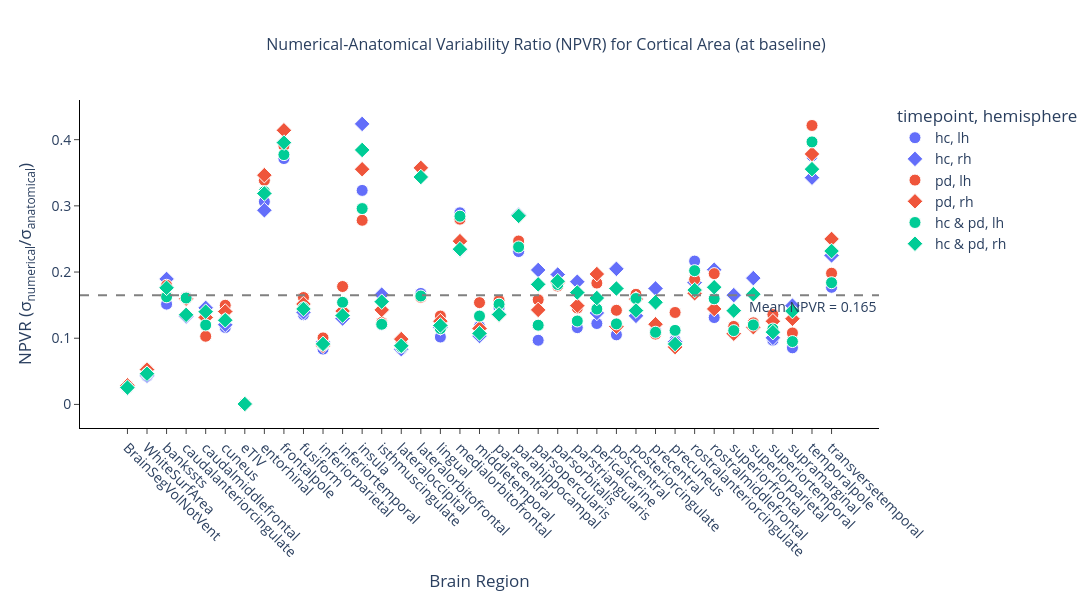
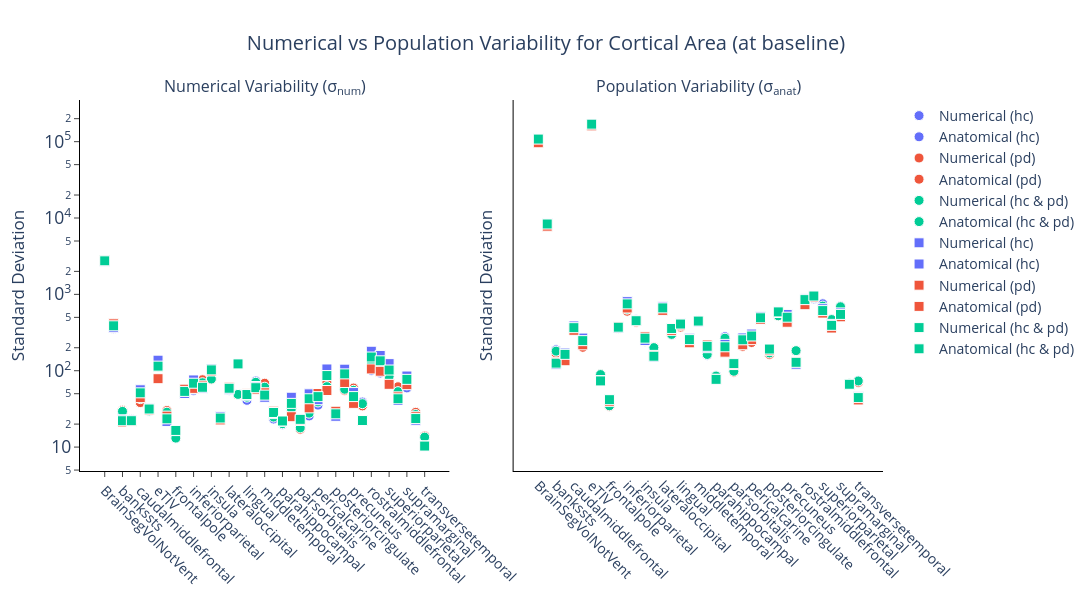

Notebook code for these charts, in order:
### Markdown cell above
### Baseline HC+PD

### Code cell
pop_hc_baseline, pop_pd_baseline = get_population(df, df_cohort, visit="first")
pop_hc_followup, pop_pd_followup = get_population(df, df_cohort, visit="second")

pop_hc = pop_hc_baseline
pop_pd = pop_pd_baseline
pop_all = np.concatenate([pop_hc_baseline, pop_pd_baseline])

config = NpvrConfig(
    metric=METRIC,
    bilateral=False,
    change=False,
    csv_dir=csv_dir,
    figures_dir=figures_dir,
    regions_template=regions_template,
    anondir=anondir,
    title_suffix="Cortical",
    timepoint="baseline",
)

_ = generate_npvr(
    get_stats_metric=get_stats_metric,
    pop1=pop_hc,
    pop2=pop_pd,
    pop_all=pop_all,
    pop1_name="hc",
    pop2_name="pd",
    config=config,
)

pop_hc = pop_hc_followup
pop_pd = pop_pd_followup
pop_all = np.concatenate([pop_hc_followup, pop_pd_followup])

config = NpvrConfig(
    metric=METRIC,
    bilateral=False,
    change=False,
    csv_dir=csv_dir,
    figures_dir=figures_dir,
    regions_template=regions_template,
    anondir=anondir,
    title_suffix="Cortical",
    timepoint="followup",
)

_ = generate_npvr(
    get_stats_metric=get_stats_metric,
    pop1=pop_hc,
    pop2=pop_pd,
    pop_all=pop_all,
    pop1_name="hc",
    pop2_name="pd",
    config=config,
)

### Figure 1 — Plotly figure (JSON) as saved in the notebook; plotly's stock layout.template omitted (floating-point values rounded to 4 significant figures)
{"data": [{"customdata": [[2720.0, 109900.0], [356.0, 8380.0], [28.49, 188.0], [23.09, 142.2], [46.69, 341.8], [29.18, 251.0], [137.5, 170000.0], [27.29, 89.13], [12.94, 34.84], [49.39, 364.4], [55.27, 661.4], [63.78, 464.2], [78.88, 244.0], [23.59, 196.0], [55.62, 668.3], [49.27, 293.9], [40.94, 402.1], [73.35, 253.3], [53.7, 455.6], [23.28, 159.7], [19.8, 85.71], [27.1, 279.6], [18.42, 99.97], [25.56, 220.4], [35.45, 290.0], [53.33, 507.4], [27.51, 168.3], [58.75, 525.3], [52.01, 533.6], [38.86, 179.5], [101.0, 769.6], [93.24, 873.3], [89.29, 752.8], [45.14, 465.2], [59.54, 696.3], [25.14, 66.92], [13.12, 74.16]], "hovertemplate": "<b>%{hovertext}</b><br><br>timepoint=hc<br>hemisphere=lh<br>region=%{x}<br>NPVR=%{y:.3f}<br>num=%{customdata[0]:.2e}<br>anat=%{customdata[1]:.2e}<extra></extra>", "hovertext": ["BrainSegVolNotVent", "WhiteSurfArea", "bankssts", "caudalanteriorcingulate", "caudalmiddlefrontal", "cuneus", "eTIV", "entorhinal", "frontalpole", "fusiform", "inferiorparietal", "inferiortemporal", "insula", "isthmuscingulate", "lateraloccipital", "lateralorbitofrontal", "lingual", "medialorbitofrontal", "middletemporal", "paracentral", "parahippocampal", "parsopercularis", "parsorbitalis", "parstriangularis", "pericalcarine", "postcentral", "posteriorcingulate", "precentral", "precuneus", "rostralanteriorcingulate", "rostralmiddlefrontal", "superiorfrontal", "superiorparietal", "superiortemporal", "supramarginal", "temporalpole", "transversetemporal"], "legendgroup": "hc, lh", "marker": {"color": "#636efa", "line": {"color": "white", "width": 1}, "size": 12, "symbol": "circle"}, "mode": "markers", "name": "hc, lh", "orientation": "v", "showlegend": true, "type": "scatter", "x": ["BrainSegVolNotVent", "WhiteSurfArea", "bankssts", "caudalanteriorcingulate", "caudalmiddlefrontal", "cuneus", "eTIV", "entorhinal", "frontalpole", "fusiform", "inferiorparietal", "inferiortemporal", "insula", "isthmuscingulate", "lateraloccipital", "lateralorbitofrontal", "lingual", "medialorbitofrontal", "middletemporal", "paracentral", "parahippocampal", "parsopercularis", "parsorbitalis", "parstriangularis", "pericalcarine", "postcentral", "posteriorcingulate", "precentral", "precuneus", "rostralanteriorcingulate", "rostralmiddlefrontal", "superiorfrontal", "superiorparietal", "superiortemporal", "supramarginal", "temporalpole", "transversetemporal"], "xaxis": "x", "y": [0.02476, 0.04248, 0.1515, 0.1624, 0.1366, 0.1163, 0.0008089, 0.3061, 0.3715, 0.1355, 0.08357, 0.1374, 0.3233, 0.1203, 0.08322, 0.1677, 0.1018, 0.2895, 0.1179, 0.1458, 0.231, 0.09691, 0.1843, 0.116, 0.1223, 0.1051, 0.1634, 0.1118, 0.09748, 0.2165, 0.1312, 0.1068, 0.1186, 0.09703, 0.0855, 0.3757, 0.1769], "yaxis": "y"}, {"customdata": [[2720.0, 109900.0], [366.7, 8450.0], [22.78, 120.2], [22.61, 170.3], [56.31, 386.0], [32.2, 267.6], [137.5, 170000.0], [21.66, 73.86], [16.59, 41.96], [50.32, 361.4], [75.73, 803.5], [58.38, 449.7], [105.4, 248.6], [25.06, 151.1], [57.35, 687.2], [124.6, 362.1], [47.76, 412.2], [62.11, 266.2], [44.86, 434.2], [27.43, 200.3], [21.94, 76.58], [44.98, 221.4], [23.65, 120.5], [49.82, 268.7], [41.79, 302.3], [105.4, 514.6], [25.3, 189.1], [104.9, 598.7], [51.78, 546.1], [22.41, 121.7], [180.1, 884.7], [158.5, 960.2], [123.8, 648.9], [40.7, 404.6], [85.25, 571.4], [22.46, 65.58], [10.27, 45.61]], "hovertemplate": "<b>%{hovertext}</b><br><br>timepoint=hc<br>hemisphere=rh<br>region=%{x}<br>NPVR=%{y:.3f}<br>num=%{customdata[0]:.2e}<br>anat=%{customdata[1]:.2e}<extra></extra>", "hovertext": ["BrainSegVolNotVent", "WhiteSurfArea", "bankssts", "caudalanteriorcingulate", "caudalmiddlefrontal", "cuneus", "eTIV", "entorhinal", "frontalpole", "fusiform", "inferiorparietal", "inferiortemporal", "insula", "isthmuscingulate", "lateraloccipital", "lateralorbitofrontal", "lingual", "medialorbitofrontal", "middletemporal", "paracentral", "parahippocampal", "parsopercularis", "parsorbitalis", "parstriangularis", "pericalcarine", "postcentral", "posteriorcingulate", "precentral", "precuneus", "rostralanteriorcingulate", "rostralmiddlefrontal", "superiorfrontal", "superiorparietal", "superiortemporal", "supramarginal", "temporalpole", "transversetemporal"], "legendgroup": "hc, rh", "marker": {"color": "#636efa", "line": {"color": "white", "width": 1}, "size": 12, "symbol": "diamond"}, "mode": "markers", "name": "hc, rh", "orientation": "v", "showlegend": true, "type": "scatter", "x": ["BrainSegVolNotVent", "WhiteSurfArea", "bankssts", "caudalanteriorcingulate", "caudalmiddlefrontal", "cuneus", "eTIV", "entorhinal", "frontalpole", "fusiform", "inferiorparietal", "inferiortemporal", "insula", "isthmuscingulate", "lateraloccipital", "lateralorbitofrontal", "lingual", "medialorbitofrontal", "middletemporal", "paracentral", "parahippocampal", "parsopercularis", "parsorbitalis", "parstriangularis", "pericalcarine", "postcentral", "posteriorcingulate", "precentral", "precuneus", "rostralanteriorcingulate", "rostralmiddlefrontal", "superiorfrontal", "superiorparietal", "superiortemporal", "supramarginal", "temporalpole", "transversetemporal"], "xaxis": "x", "y": [0.02476, 0.04339, 0.1895, 0.1328, 0.1459, 0.1203, 0.0008089, 0.2933, 0.3953, 0.1393, 0.09425, 0.1298, 0.4238, 0.1658, 0.08346, 0.3441, 0.1159, 0.2333, 0.1033, 0.1369, 0.2866, 0.2031, 0.1963, 0.1854, 0.1382, 0.2048, 0.1338, 0.1752, 0.09481, 0.1842, 0.2035, 0.1651, 0.1908, 0.1006, 0.1492, 0.3426, 0.2251], "yaxis": "y"}, {"customdata": [[2783.0, 96660.0], [416.8, 7833.0], [30.34, 168.6], [21.59, 133.9], [38.25, 371.4], [30.34, 202.6], [78.64, 161000.0], [30.17, 89.1], [13.29, 34.03], [57.4, 355.4], [60.45, 601.3], [76.22, 427.9], [76.61, 275.4], [25.13, 203.1], [58.11, 622.1], [48.61, 300.4], [49.73, 372.6], [66.91, 239.1], [68.61, 446.1], [26.38, 168.0], [20.84, 84.42], [37.0, 234.2], [17.1, 95.59], [30.32, 208.1], [42.9, 234.0], [70.94, 498.8], [27.21, 163.5], [55.2, 519.7], [59.31, 427.0], [34.62, 183.3], [144.6, 731.9], [110.8, 940.5], [77.56, 629.1], [61.7, 454.4], [71.86, 665.7], [28.51, 67.66], [13.94, 70.32]], "hovertemplate": "<b>%{hovertext}</b><br><br>timepoint=pd<br>hemisphere=lh<br>region=%{x}<br>NPVR=%{y:.3f}<br>num=%{customdata[0]:.2e}<br>anat=%{customdata[1]:.2e}<extra></extra>", "hovertext": ["BrainSegVolNotVent", "WhiteSurfArea", "bankssts", "caudalanteriorcingulate", "caudalmiddlefrontal", "cuneus", "eTIV", "entorhinal", "frontalpole", "fusiform", "inferiorparietal", "inferiortemporal", "insula", "isthmuscingulate", "lateraloccipital", "lateralorbitofrontal", "lingual", "medialorbitofrontal", "middletemporal", "paracentral", "parahippocampal", "parsopercularis", "parsorbitalis", "parstriangularis", "pericalcarine", "postcentral", "posteriorcingulate", "precentral", "precuneus", "rostralanteriorcingulate", "rostralmiddlefrontal", "superiorfrontal", "superiorparietal", "superiortemporal", "supramarginal", "temporalpole", "transversetemporal"], "legendgroup": "pd, lh", "marker": {"color": "#EF553B", "line": {"color": "white", "width": 1}, "size": 12, "symbol": "circle"}, "mode": "markers", "name": "pd, lh", "orientation": "v", "showlegend": true, "type": "scatter", "x": ["BrainSegVolNotVent", "WhiteSurfArea", "bankssts", "caudalanteriorcingulate", "caudalmiddlefrontal", "cuneus", "eTIV", "entorhinal", "frontalpole", "fusiform", "inferiorparietal", "inferiortemporal", "insula", "isthmuscingulate", "lateraloccipital", "lateralorbitofrontal", "lingual", "medialorbitofrontal", "middletemporal", "paracentral", "parahippocampal", "parsopercularis", "parsorbitalis", "parstriangularis", "pericalcarine", "postcentral", "posteriorcingulate", "precentral", "precuneus", "rostralanteriorcingulate", "rostralmiddlefrontal", "superiorfrontal", "superiorparietal", "superiortemporal", "supramarginal", "temporalpole", "transversetemporal"], "xaxis": "x", "y": [0.02879, 0.05321, 0.18, 0.1613, 0.103, 0.1498, 0.0004884, 0.3386, 0.3907, 0.1615, 0.1005, 0.1781, 0.2782, 0.1238, 0.09341, 0.1618, 0.1335, 0.2799, 0.1538, 0.157, 0.2469, 0.158, 0.1789, 0.1457, 0.1833, 0.1422, 0.1664, 0.1062, 0.1389, 0.1889, 0.1976, 0.1178, 0.1233, 0.1358, 0.1079, 0.4214, 0.1982], "yaxis": "y"}, {"customdata": [[2783.0, 96660.0], [411.4, 7815.0], [21.3, 129.1], [21.59, 135.1], [44.45, 338.2], [30.67, 218.5], [78.64, 161000.0], [25.43, 73.42], [16.45, 39.71], [57.33, 378.0], [58.71, 663.1], [63.39, 449.5], [99.23, 279.2], [22.68, 158.8], [60.83, 616.6], [120.7, 337.8], [49.95, 397.0], [57.21, 232.0], [51.45, 448.1], [29.5, 217.9], [21.98, 77.21], [24.98, 174.9], [22.32, 121.5], [32.63, 218.6], [50.29, 255.4], [55.03, 468.1], [29.49, 185.1], [70.14, 578.7], [37.34, 431.1], [22.08, 131.5], [105.5, 731.6], [98.45, 921.3], [66.33, 568.4], [45.46, 361.9], [65.67, 507.4], [24.98, 66.03], [10.36, 41.43]], "hovertemplate": "<b>%{hovertext}</b><br><br>timepoint=pd<br>hemisphere=rh<br>region=%{x}<br>NPVR=%{y:.3f}<br>num=%{customdata[0]:.2e}<br>anat=%{customdata[1]:.2e}<extra></extra>", "hovertext": ["BrainSegVolNotVent", "WhiteSurfArea", "bankssts", "caudalanteriorcingulate", "caudalmiddlefrontal", "cuneus", "eTIV", "entorhinal", "frontalpole", "fusiform", "inferiorparietal", "inferiortemporal", "insula", "isthmuscingulate", "lateraloccipital", "lateralorbitofrontal", "lingual", "medialorbitofrontal", "middletemporal", "paracentral", "parahippocampal", "parsopercularis", "parsorbitalis", "parstriangularis", "pericalcarine", "postcentral", "posteriorcingulate", "precentral", "precuneus", "rostralanteriorcingulate", "rostralmiddlefrontal", "superiorfrontal", "superiorparietal", "superiortemporal", "supramarginal", "temporalpole", "transversetemporal"], "legendgroup": "pd, rh", "marker": {"color": "#EF553B", "line": {"color": "white", "width": 1}, "size": 12, "symbol": "diamond"}, "mode": "markers", "name": "pd, rh", "orientation": "v", "showlegend": true, "type": "scatter", "x": ["BrainSegVolNotVent", "WhiteSurfArea", "bankssts", "caudalanteriorcingulate", "caudalmiddlefrontal", "cuneus", "eTIV", "entorhinal", "frontalpole", "fusiform", "inferiorparietal", "inferiortemporal", "insula", "isthmuscingulate", "lateraloccipital", "lateralorbitofrontal", "lingual", "medialorbitofrontal", "middletemporal", "paracentral", "parahippocampal", "parsopercularis", "parsorbitalis", "parstriangularis", "pericalcarine", "postcentral", "posteriorcingulate", "precentral", "precuneus", "rostralanteriorcingulate", "rostralmiddlefrontal", "superiorfrontal", "superiorparietal", "superiortemporal", "supramarginal", "temporalpole", "transversetemporal"], "xaxis": "x", "y": [0.02879, 0.05265, 0.165, 0.1597, 0.1314, 0.1404, 0.0004884, 0.3464, 0.4141, 0.1517, 0.08854, 0.141, 0.3553, 0.1428, 0.09866, 0.3574, 0.1258, 0.2467, 0.1148, 0.1354, 0.2847, 0.1428, 0.1837, 0.1492, 0.197, 0.1176, 0.1593, 0.1212, 0.08662, 0.1679, 0.1442, 0.1069, 0.1167, 0.1256, 0.1294, 0.3783, 0.25], "yaxis": "y"}, {"customdata": [[2748.0, 108100.0], [384.5, 8314.0], [29.34, 180.5], [22.43, 139.5], [43.1, 359.3], [29.71, 232.2], [114.8, 169500.0], [28.62, 89.04], [13.1, 34.72], [53.14, 364.2], [57.66, 640.3], [69.65, 451.6], [77.86, 263.2], [24.29, 200.6], [56.75, 654.8], [48.98, 299.0], [45.1, 393.9], [70.53, 248.0], [60.86, 455.8], [24.72, 163.3], [20.27, 85.21], [31.93, 266.7], [17.84, 98.44], [27.8, 220.6], [38.98, 270.5], [61.87, 508.5], [27.37, 171.1], [57.18, 524.2], [55.41, 495.3], [37.01, 183.2], [122.5, 767.8], [101.5, 910.4], [84.22, 702.0], [53.23, 467.5], [65.36, 688.2], [26.71, 67.34], [13.5, 73.4]], "hovertemplate": "<b>%{hovertext}</b><br><br>timepoint=hc & pd<br>hemisphere=lh<br>region=%{x}<br>NPVR=%{y:.3f}<br>num=%{customdata[0]:.2e}<br>anat=%{customdata[1]:.2e}<extra></extra>", "hovertext": ["BrainSegVolNotVent", "WhiteSurfArea", "bankssts", "caudalanteriorcingulate", "caudalmiddlefrontal", "cuneus", "eTIV", "entorhinal", "frontalpole", "fusiform", "inferiorparietal", "inferiortemporal", "insula", "isthmuscingulate", "lateraloccipital", "lateralorbitofrontal", "lingual", "medialorbitofrontal", "middletemporal", "paracentral", "parahippocampal", "parsopercularis", "parsorbitalis", "parstriangularis", "pericalcarine", "postcentral", "posteriorcingulate", "precentral", "precuneus", "rostralanteriorcingulate", "rostralmiddlefrontal", "superiorfrontal", "superiorparietal", "superiortemporal", "supramarginal", "temporalpole", "transversetemporal"], "legendgroup": "hc & pd, lh", "marker": {"color": "#00cc96", "line": {"color": "white", "width": 1}, "size": 12, "symbol": "circle"}, "mode": "markers", "name": "hc & pd, lh", "orientation": "v", "showlegend": true, "type": "scatter", "x": ["BrainSegVolNotVent", "WhiteSurfArea", "bankssts", "caudalanteriorcingulate", "caudalmiddlefrontal", "cuneus", "eTIV", "entorhinal", "frontalpole", "fusiform", "inferiorparietal", "inferiortemporal", "insula", "isthmuscingulate", "lateraloccipital", "lateralorbitofrontal", "lingual", "medialorbitofrontal", "middletemporal", "paracentral", "parahippocampal", "parsopercularis", "parsorbitalis", "parstriangularis", "pericalcarine", "postcentral", "posteriorcingulate", "precentral", "precuneus", "rostralanteriorcingulate", "rostralmiddlefrontal", "superiorfrontal", "superiorparietal", "superiortemporal", "supramarginal", "temporalpole", "transversetemporal"], "xaxis": "x", "y": [0.02543, 0.04624, 0.1625, 0.1608, 0.12, 0.1279, 0.0006775, 0.3214, 0.3774, 0.1459, 0.09005, 0.1542, 0.2959, 0.1211, 0.08667, 0.1638, 0.1145, 0.2844, 0.1335, 0.1514, 0.2379, 0.1197, 0.1812, 0.126, 0.1441, 0.1217, 0.16, 0.1091, 0.1119, 0.2021, 0.1596, 0.1115, 0.12, 0.1139, 0.09498, 0.3966, 0.1839], "yaxis": "y"}, {"customdata": [[2748.0, 108100.0], [387.4, 8349.0], [22.13, 125.6], [22.16, 163.7], [51.32, 366.3], [31.52, 247.8], [114.8, 169500.0], [23.43, 73.53], [16.52, 41.78], [53.58, 371.6], [68.61, 750.7], [60.68, 451.8], [102.6, 267.0], [24.02, 154.8], [58.94, 665.2], [122.9, 357.6], [48.76, 408.6], [59.96, 255.6], [47.93, 446.8], [28.38, 208.9], [21.96, 77.09], [37.34, 205.8], [23.06, 123.9], [42.95, 254.1], [45.81, 284.9], [86.46, 493.8], [27.26, 192.3], [90.94, 589.5], [45.85, 502.5], [22.26, 128.9], [151.2, 853.9], [134.9, 952.1], [102.1, 613.0], [42.91, 392.9], [77.07, 546.3], [23.63, 66.47], [10.31, 44.49]], "hovertemplate": "<b>%{hovertext}</b><br><br>timepoint=hc & pd<br>hemisphere=rh<br>region=%{x}<br>NPVR=%{y:.3f}<br>num=%{customdata[0]:.2e}<br>anat=%{customdata[1]:.2e}<extra></extra>", "hovertext": ["BrainSegVolNotVent", "WhiteSurfArea", "bankssts", "caudalanteriorcingulate", "caudalmiddlefrontal", "cuneus", "eTIV", "entorhinal", "frontalpole", "fusiform", "inferiorparietal", "inferiortemporal", "insula", "isthmuscingulate", "lateraloccipital", "lateralorbitofrontal", "lingual", "medialorbitofrontal", "middletemporal", "paracentral", "parahippocampal", "parsopercularis", "parsorbitalis", "parstriangularis", "pericalcarine", "postcentral", "posteriorcingulate", "precentral", "precuneus", "rostralanteriorcingulate", "rostralmiddlefrontal", "superiorfrontal", "superiorparietal", "superiortemporal", "supramarginal", "temporalpole", "transversetemporal"], "legendgroup": "hc & pd, rh", "marker": {"color": "#00cc96", "line": {"color": "white", "width": 1}, "size": 12, "symbol": "diamond"}, "mode": "markers", "name": "hc & pd, rh", "orientation": "v", "showlegend": true, "type": "scatter", "x": ["BrainSegVolNotVent", "WhiteSurfArea", "bankssts", "caudalanteriorcingulate", "caudalmiddlefrontal", "cuneus", "eTIV", "entorhinal", "frontalpole", "fusiform", "inferiorparietal", "inferiortemporal", "insula", "isthmuscingulate", "lateraloccipital", "lateralorbitofrontal", "lingual", "medialorbitofrontal", "middletemporal", "paracentral", "parahippocampal", "parsopercularis", "parsorbitalis", "parstriangularis", "pericalcarine", "postcentral", "posteriorcingulate", "precentral", "precuneus", "rostralanteriorcingulate", "rostralmiddlefrontal", "superiorfrontal", "superiorparietal", "superiortemporal", "supramarginal", "temporalpole", "transversetemporal"], "xaxis": "x", "y": [0.02543, 0.04641, 0.1762, 0.1353, 0.1401, 0.1272, 0.0006775, 0.3187, 0.3955, 0.1442, 0.0914, 0.1343, 0.3844, 0.1552, 0.0886, 0.3436, 0.1193, 0.2346, 0.1073, 0.1359, 0.2849, 0.1814, 0.1861, 0.169, 0.1608, 0.1751, 0.1418, 0.1542, 0.09126, 0.1728, 0.177, 0.1417, 0.1665, 0.1092, 0.1411, 0.3555, 0.2317], "yaxis": "y"}], "layout": {"annotations": [{"showarrow": false, "text": "Mean NPVR = 0.165", "x": 1, "xanchor": "right", "xref": "x domain", "y": 0.1649, "yanchor": "top", "yref": "y"}], "font": {"size": 14}, "height": 600, "legend": {"title": {"text": "timepoint, hemisphere"}, "tracegroupgap": 0}, "plot_bgcolor": "white", "shapes": [{"line": {"color": "gray", "dash": "dash"}, "type": "line", "x0": 0, "x1": 1, "xref": "x domain", "y0": 0.1649, "y1": 0.1649, "yref": "y"}], "title": {"font": {"size": 16}, "text": "Numerical-Anatomical Variability Ratio (NPVR) for Cortical Area (at baseline)", "x": 0.5}, "width": 1400, "xaxis": {"anchor": "y", "domain": [0.0, 1.0], "linecolor": "black", "linewidth": 1, "showline": true, "tickangle": 45, "ticks": "outside", "title": {"text": "Brain Region"}}, "yaxis": {"anchor": "x", "domain": [0.0, 1.0], "exponentformat": "power", "linecolor": "black", "linewidth": 1, "showline": true, "ticks": "outside", "title": {"text": "NPVR (σ<sub>numerical</sub>/σ<sub>anatomical</sub>)"}}}}

### Figure 2 — Plotly figure (JSON) as saved in the notebook; plotly's stock layout.template omitted (floating-point values rounded to 4 significant figures)
{"data": [{"marker": {"color": "#636EFA", "line": {"color": "white", "width": 1}, "size": 10, "symbol": ["circle", "circle", "circle", "circle", "circle", "circle", "circle", "circle", "circle", "circle", "circle", "circle", "circle", "circle", "circle", "circle", "circle", "circle", "circle", "circle", "circle", "circle", "circle", "circle", "circle", "circle", "circle", "circle", "circle", "circle", "circle", "circle", "circle", "circle", "circle", "circle", "circle"]}, "mode": "markers", "name": "Numerical (hc)", "showlegend": true, "type": "scatter", "x": ["BrainSegVolNotVent", "WhiteSurfArea", "bankssts", "caudalanteriorcingulate", "caudalmiddlefrontal", "cuneus", "eTIV", "entorhinal", "frontalpole", "fusiform", "inferiorparietal", "inferiortemporal", "insula", "isthmuscingulate", "lateraloccipital", "lateralorbitofrontal", "lingual", "medialorbitofrontal", "middletemporal", "paracentral", "parahippocampal", "parsopercularis", "parsorbitalis", "parstriangularis", "pericalcarine", "postcentral", "posteriorcingulate", "precentral", "precuneus", "rostralanteriorcingulate", "rostralmiddlefrontal", "superiorfrontal", "superiorparietal", "superiortemporal", "supramarginal", "temporalpole", "transversetemporal"], "xaxis": "x", "y": [2720.0, 356.0, 28.49, 23.09, 46.69, 29.18, 137.5, 27.29, 12.94, 49.39, 55.27, 63.78, 78.88, 23.59, 55.62, 49.27, 40.94, 73.35, 53.7, 23.28, 19.8, 27.1, 18.42, 25.56, 35.45, 53.33, 27.51, 58.75, 52.01, 38.86, 101.0, 93.24, 89.29, 45.14, 59.54, 25.14, 13.12], "yaxis": "y"}, {"marker": {"color": "#636EFA", "line": {"color": "white", "width": 1}, "size": 10, "symbol": ["circle", "circle", "circle", "circle", "circle", "circle", "circle", "circle", "circle", "circle", "circle", "circle", "circle", "circle", "circle", "circle", "circle", "circle", "circle", "circle", "circle", "circle", "circle", "circle", "circle", "circle", "circle", "circle", "circle", "circle", "circle", "circle", "circle", "circle", "circle", "circle", "circle"]}, "mode": "markers", "name": "Anatomical (hc)", "showlegend": true, "type": "scatter", "x": ["BrainSegVolNotVent", "WhiteSurfArea", "bankssts", "caudalanteriorcingulate", "caudalmiddlefrontal", "cuneus", "eTIV", "entorhinal", "frontalpole", "fusiform", "inferiorparietal", "inferiortemporal", "insula", "isthmuscingulate", "lateraloccipital", "lateralorbitofrontal", "lingual", "medialorbitofrontal", "middletemporal", "paracentral", "parahippocampal", "parsopercularis", "parsorbitalis", "parstriangularis", "pericalcarine", "postcentral", "posteriorcingulate", "precentral", "precuneus", "rostralanteriorcingulate", "rostralmiddlefrontal", "superiorfrontal", "superiorparietal", "superiortemporal", "supramarginal", "temporalpole", "transversetemporal"], "xaxis": "x2", "y": [109900.0, 8380.0, 188.0, 142.2, 341.8, 251.0, 170000.0, 89.13, 34.84, 364.4, 661.4, 464.2, 244.0, 196.0, 668.3, 293.9, 402.1, 253.3, 455.6, 159.7, 85.71, 279.6, 99.97, 220.4, 290.0, 507.4, 168.3, 525.3, 533.6, 179.5, 769.6, 873.3, 752.8, 465.2, 696.3, 66.92, 74.16], "yaxis": "y2"}, {"marker": {"color": "#EF553B", "line": {"color": "white", "width": 1}, "size": 10, "symbol": ["circle", "circle", "circle", "circle", "circle", "circle", "circle", "circle", "circle", "circle", "circle", "circle", "circle", "circle", "circle", "circle", "circle", "circle", "circle", "circle", "circle", "circle", "circle", "circle", "circle", "circle", "circle", "circle", "circle", "circle", "circle", "circle", "circle", "circle", "circle", "circle", "circle"]}, "mode": "markers", "name": "Numerical (pd)", "showlegend": true, "type": "scatter", "x": ["BrainSegVolNotVent", "WhiteSurfArea", "bankssts", "caudalanteriorcingulate", "caudalmiddlefrontal", "cuneus", "eTIV", "entorhinal", "frontalpole", "fusiform", "inferiorparietal", "inferiortemporal", "insula", "isthmuscingulate", "lateraloccipital", "lateralorbitofrontal", "lingual", "medialorbitofrontal", "middletemporal", "paracentral", "parahippocampal", "parsopercularis", "parsorbitalis", "parstriangularis", "pericalcarine", "postcentral", "posteriorcingulate", "precentral", "precuneus", "rostralanteriorcingulate", "rostralmiddlefrontal", "superiorfrontal", "superiorparietal", "superiortemporal", "supramarginal", "temporalpole", "transversetemporal"], "xaxis": "x", "y": [2783.0, 416.8, 30.34, 21.59, 38.25, 30.34, 78.64, 30.17, 13.29, 57.4, 60.45, 76.22, 76.61, 25.13, 58.11, 48.61, 49.73, 66.91, 68.61, 26.38, 20.84, 37.0, 17.1, 30.32, 42.9, 70.94, 27.21, 55.2, 59.31, 34.62, 144.6, 110.8, 77.56, 61.7, 71.86, 28.51, 13.94], "yaxis": "y"}, {"marker": {"color": "#EF553B", "line": {"color": "white", "width": 1}, "size": 10, "symbol": ["circle", "circle", "circle", "circle", "circle", "circle", "circle", "circle", "circle", "circle", "circle", "circle", "circle", "circle", "circle", "circle", "circle", "circle", "circle", "circle", "circle", "circle", "circle", "circle", "circle", "circle", "circle", "circle", "circle", "circle", "circle", "circle", "circle", "circle", "circle", "circle", "circle"]}, "mode": "markers", "name": "Anatomical (pd)", "showlegend": true, "type": "scatter", "x": ["BrainSegVolNotVent", "WhiteSurfArea", "bankssts", "caudalanteriorcingulate", "caudalmiddlefrontal", "cuneus", "eTIV", "entorhinal", "frontalpole", "fusiform", "inferiorparietal", "inferiortemporal", "insula", "isthmuscingulate", "lateraloccipital", "lateralorbitofrontal", "lingual", "medialorbitofrontal", "middletemporal", "paracentral", "parahippocampal", "parsopercularis", "parsorbitalis", "parstriangularis", "pericalcarine", "postcentral", "posteriorcingulate", "precentral", "precuneus", "rostralanteriorcingulate", "rostralmiddlefrontal", "superiorfrontal", "superiorparietal", "superiortemporal", "supramarginal", "temporalpole", "transversetemporal"], "xaxis": "x2", "y": [96660.0, 7833.0, 168.6, 133.9, 371.4, 202.6, 161000.0, 89.1, 34.03, 355.4, 601.3, 427.9, 275.4, 203.1, 622.1, 300.4, 372.6, 239.1, 446.1, 168.0, 84.42, 234.2, 95.59, 208.1, 234.0, 498.8, 163.5, 519.7, 427.0, 183.3, 731.9, 940.5, 629.1, 454.4, 665.7, 67.66, 70.32], "yaxis": "y2"}, {"marker": {"color": "#00CC96", "line": {"color": "white", "width": 1}, "size": 10, "symbol": ["circle", "circle", "circle", "circle", "circle", "circle", "circle", "circle", "circle", "circle", "circle", "circle", "circle", "circle", "circle", "circle", "circle", "circle", "circle", "circle", "circle", "circle", "circle", "circle", "circle", "circle", "circle", "circle", "circle", "circle", "circle", "circle", "circle", "circle", "circle", "circle", "circle"]}, "mode": "markers", "name": "Numerical (hc & pd)", "showlegend": true, "type": "scatter", "x": ["BrainSegVolNotVent", "WhiteSurfArea", "bankssts", "caudalanteriorcingulate", "caudalmiddlefrontal", "cuneus", "eTIV", "entorhinal", "frontalpole", "fusiform", "inferiorparietal", "inferiortemporal", "insula", "isthmuscingulate", "lateraloccipital", "lateralorbitofrontal", "lingual", "medialorbitofrontal", "middletemporal", "paracentral", "parahippocampal", "parsopercularis", "parsorbitalis", "parstriangularis", "pericalcarine", "postcentral", "posteriorcingulate", "precentral", "precuneus", "rostralanteriorcingulate", "rostralmiddlefrontal", "superiorfrontal", "superiorparietal", "superiortemporal", "supramarginal", "temporalpole", "transversetemporal"], "xaxis": "x", "y": [2748.0, 384.5, 29.34, 22.43, 43.1, 29.71, 114.8, 28.62, 13.1, 53.14, 57.66, 69.65, 77.86, 24.29, 56.75, 48.98, 45.1, 70.53, 60.86, 24.72, 20.27, 31.93, 17.84, 27.8, 38.98, 61.87, 27.37, 57.18, 55.41, 37.01, 122.5, 101.5, 84.22, 53.23, 65.36, 26.71, 13.5], "yaxis": "y"}, {"marker": {"color": "#00CC96", "line": {"color": "white", "width": 1}, "size": 10, "symbol": ["circle", "circle", "circle", "circle", "circle", "circle", "circle", "circle", "circle", "circle", "circle", "circle", "circle", "circle", "circle", "circle", "circle", "circle", "circle", "circle", "circle", "circle", "circle", "circle", "circle", "circle", "circle", "circle", "circle", "circle", "circle", "circle", "circle", "circle", "circle", "circle", "circle"]}, "mode": "markers", "name": "Anatomical (hc & pd)", "showlegend": true, "type": "scatter", "x": ["BrainSegVolNotVent", "WhiteSurfArea", "bankssts", "caudalanteriorcingulate", "caudalmiddlefrontal", "cuneus", "eTIV", "entorhinal", "frontalpole", "fusiform", "inferiorparietal", "inferiortemporal", "insula", "isthmuscingulate", "lateraloccipital", "lateralorbitofrontal", "lingual", "medialorbitofrontal", "middletemporal", "paracentral", "parahippocampal", "parsopercularis", "parsorbitalis", "parstriangularis", "pericalcarine", "postcentral", "posteriorcingulate", "precentral", "precuneus", "rostralanteriorcingulate", "rostralmiddlefrontal", "superiorfrontal", "superiorparietal", "superiortemporal", "supramarginal", "temporalpole", "transversetemporal"], "xaxis": "x2", "y": [108100.0, 8314.0, 180.5, 139.5, 359.3, 232.2, 169500.0, 89.04, 34.72, 364.2, 640.3, 451.6, 263.2, 200.6, 654.8, 299.0, 393.9, 248.0, 455.8, 163.3, 85.21, 266.7, 98.44, 220.6, 270.5, 508.5, 171.1, 524.2, 495.3, 183.2, 767.8, 910.4, 702.0, 467.5, 688.2, 67.34, 73.4], "yaxis": "y2"}, {"marker": {"color": "#636EFA", "line": {"color": "white", "width": 1}, "size": 10, "symbol": ["square", "square", "square", "square", "square", "square", "square", "square", "square", "square", "square", "square", "square", "square", "square", "square", "square", "square", "square", "square", "square", "square", "square", "square", "square", "square", "square", "square", "square", "square", "square", "square", "square", "square", "square", "square", "square"]}, "mode": "markers", "name": "Numerical (hc)", "showlegend": true, "type": "scatter", "x": ["BrainSegVolNotVent", "WhiteSurfArea", "bankssts", "caudalanteriorcingulate", "caudalmiddlefrontal", "cuneus", "eTIV", "entorhinal", "frontalpole", "fusiform", "inferiorparietal", "inferiortemporal", "insula", "isthmuscingulate", "lateraloccipital", "lateralorbitofrontal", "lingual", "medialorbitofrontal", "middletemporal", "paracentral", "parahippocampal", "parsopercularis", "parsorbitalis", "parstriangularis", "pericalcarine", "postcentral", "posteriorcingulate", "precentral", "precuneus", "rostralanteriorcingulate", "rostralmiddlefrontal", "superiorfrontal", "superiorparietal", "superiortemporal", "supramarginal", "temporalpole", "transversetemporal"], "xaxis": "x", "y": [2720.0, 366.7, 22.78, 22.61, 56.31, 32.2, 137.5, 21.66, 16.59, 50.32, 75.73, 58.38, 105.4, 25.06, 57.35, 124.6, 47.76, 62.11, 44.86, 27.43, 21.94, 44.98, 23.65, 49.82, 41.79, 105.4, 25.3, 104.9, 51.78, 22.41, 180.1, 158.5, 123.8, 40.7, 85.25, 22.46, 10.27], "yaxis": "y"}, {"marker": {"color": "#636EFA", "line": {"color": "white", "width": 1}, "size": 10, "symbol": ["square", "square", "square", "square", "square", "square", "square", "square", "square", "square", "square", "square", "square", "square", "square", "square", "square", "square", "square", "square", "square", "square", "square", "square", "square", "square", "square", "square", "square", "square", "square", "square", "square", "square", "square", "square", "square"]}, "mode": "markers", "name": "Anatomical (hc)", "showlegend": true, "type": "scatter", "x": ["BrainSegVolNotVent", "WhiteSurfArea", "bankssts", "caudalanteriorcingulate", "caudalmiddlefrontal", "cuneus", "eTIV", "entorhinal", "frontalpole", "fusiform", "inferiorparietal", "inferiortemporal", "insula", "isthmuscingulate", "lateraloccipital", "lateralorbitofrontal", "lingual", "medialorbitofrontal", "middletemporal", "paracentral", "parahippocampal", "parsopercularis", "parsorbitalis", "parstriangularis", "pericalcarine", "postcentral", "posteriorcingulate", "precentral", "precuneus", "rostralanteriorcingulate", "rostralmiddlefrontal", "superiorfrontal", "superiorparietal", "superiortemporal", "supramarginal", "temporalpole", "transversetemporal"], "xaxis": "x2", "y": [109900.0, 8450.0, 120.2, 170.3, 386.0, 267.6, 170000.0, 73.86, 41.96, 361.4, 803.5, 449.7, 248.6, 151.1, 687.2, 362.1, 412.2, 266.2, 434.2, 200.3, 76.58, 221.4, 120.5, 268.7, 302.3, 514.6, 189.1, 598.7, 546.1, 121.7, 884.7, 960.2, 648.9, 404.6, 571.4, 65.58, 45.61], "yaxis": "y2"}, {"marker": {"color": "#EF553B", "line": {"color": "white", "width": 1}, "size": 10, "symbol": ["square", "square", "square", "square", "square", "square", "square", "square", "square", "square", "square", "square", "square", "square", "square", "square", "square", "square", "square", "square", "square", "square", "square", "square", "square", "square", "square", "square", "square", "square", "square", "square", "square", "square", "square", "square", "square"]}, "mode": "markers", "name": "Numerical (pd)", "showlegend": true, "type": "scatter", "x": ["BrainSegVolNotVent", "WhiteSurfArea", "bankssts", "caudalanteriorcingulate", "caudalmiddlefrontal", "cuneus", "eTIV", "entorhinal", "frontalpole", "fusiform", "inferiorparietal", "inferiortemporal", "insula", "isthmuscingulate", "lateraloccipital", "lateralorbitofrontal", "lingual", "medialorbitofrontal", "middletemporal", "paracentral", "parahippocampal", "parsopercularis", "parsorbitalis", "parstriangularis", "pericalcarine", "postcentral", "posteriorcingulate", "precentral", "precuneus", "rostralanteriorcingulate", "rostralmiddlefrontal", "superiorfrontal", "superiorparietal", "superiortemporal", "supramarginal", "temporalpole", "transversetemporal"], "xaxis": "x", "y": [2783.0, 411.4, 21.3, 21.59, 44.45, 30.67, 78.64, 25.43, 16.45, 57.33, 58.71, 63.39, 99.23, 22.68, 60.83, 120.7, 49.95, 57.21, 51.45, 29.5, 21.98, 24.98, 22.32, 32.63, 50.29, 55.03, 29.49, 70.14, 37.34, 22.08, 105.5, 98.45, 66.33, 45.46, 65.67, 24.98, 10.36], "yaxis": "y"}, {"marker": {"color": "#EF553B", "line": {"color": "white", "width": 1}, "size": 10, "symbol": ["square", "square", "square", "square", "square", "square", "square", "square", "square", "square", "square", "square", "square", "square", "square", "square", "square", "square", "square", "square", "square", "square", "square", "square", "square", "square", "square", "square", "square", "square", "square", "square", "square", "square", "square", "square", "square"]}, "mode": "markers", "name": "Anatomical (pd)", "showlegend": true, "type": "scatter", "x": ["BrainSegVolNotVent", "WhiteSurfArea", "bankssts", "caudalanteriorcingulate", "caudalmiddlefrontal", "cuneus", "eTIV", "entorhinal", "frontalpole", "fusiform", "inferiorparietal", "inferiortemporal", "insula", "isthmuscingulate", "lateraloccipital", "lateralorbitofrontal", "lingual", "medialorbitofrontal", "middletemporal", "paracentral", "parahippocampal", "parsopercularis", "parsorbitalis", "parstriangularis", "pericalcarine", "postcentral", "posteriorcingulate", "precentral", "precuneus", "rostralanteriorcingulate", "rostralmiddlefrontal", "superiorfrontal", "superiorparietal", "superiortemporal", "supramarginal", "temporalpole", "transversetemporal"], "xaxis": "x2", "y": [96660.0, 7815.0, 129.1, 135.1, 338.2, 218.5, 161000.0, 73.42, 39.71, 378.0, 663.1, 449.5, 279.2, 158.8, 616.6, 337.8, 397.0, 232.0, 448.1, 217.9, 77.21, 174.9, 121.5, 218.6, 255.4, 468.1, 185.1, 578.7, 431.1, 131.5, 731.6, 921.3, 568.4, 361.9, 507.4, 66.03, 41.43], "yaxis": "y2"}, {"marker": {"color": "#00CC96", "line": {"color": "white", "width": 1}, "size": 10, "symbol": ["square", "square", "square", "square", "square", "square", "square", "square", "square", "square", "square", "square", "square", "square", "square", "square", "square", "square", "square", "square", "square", "square", "square", "square", "square", "square", "square", "square", "square", "square", "square", "square", "square", "square", "square", "square", "square"]}, "mode": "markers", "name": "Numerical (hc & pd)", "showlegend": true, "type": "scatter", "x": ["BrainSegVolNotVent", "WhiteSurfArea", "bankssts", "caudalanteriorcingulate", "caudalmiddlefrontal", "cuneus", "eTIV", "entorhinal", "frontalpole", "fusiform", "inferiorparietal", "inferiortemporal", "insula", "isthmuscingulate", "lateraloccipital", "lateralorbitofrontal", "lingual", "medialorbitofrontal", "middletemporal", "paracentral", "parahippocampal", "parsopercularis", "parsorbitalis", "parstriangularis", "pericalcarine", "postcentral", "posteriorcingulate", "precentral", "precuneus", "rostralanteriorcingulate", "rostralmiddlefrontal", "superiorfrontal", "superiorparietal", "superiortemporal", "supramarginal", "temporalpole", "transversetemporal"], "xaxis": "x", "y": [2748.0, 387.4, 22.13, 22.16, 51.32, 31.52, 114.8, 23.43, 16.52, 53.58, 68.61, 60.68, 102.6, 24.02, 58.94, 122.9, 48.76, 59.96, 47.93, 28.38, 21.96, 37.34, 23.06, 42.95, 45.81, 86.46, 27.26, 90.94, 45.85, 22.26, 151.2, 134.9, 102.1, 42.91, 77.07, 23.63, 10.31], "yaxis": "y"}, {"marker": {"color": "#00CC96", "line": {"color": "white", "width": 1}, "size": 10, "symbol": ["square", "square", "square", "square", "square", "square", "square", "square", "square", "square", "square", "square", "square", "square", "square", "square", "square", "square", "square", "square", "square", "square", "square", "square", "square", "square", "square", "square", "square", "square", "square", "square", "square", "square", "square", "square", "square"]}, "mode": "markers", "name": "Anatomical (hc & pd)", "showlegend": true, "type": "scatter", "x": ["BrainSegVolNotVent", "WhiteSurfArea", "bankssts", "caudalanteriorcingulate", "caudalmiddlefrontal", "cuneus", "eTIV", "entorhinal", "frontalpole", "fusiform", "inferiorparietal", "inferiortemporal", "insula", "isthmuscingulate", "lateraloccipital", "lateralorbitofrontal", "lingual", "medialorbitofrontal", "middletemporal", "paracentral", "parahippocampal", "parsopercularis", "parsorbitalis", "parstriangularis", "pericalcarine", "postcentral", "posteriorcingulate", "precentral", "precuneus", "rostralanteriorcingulate", "rostralmiddlefrontal", "superiorfrontal", "superiorparietal", "superiortemporal", "supramarginal", "temporalpole", "transversetemporal"], "xaxis": "x2", "y": [108100.0, 8349.0, 125.6, 163.7, 366.3, 247.8, 169500.0, 73.53, 41.78, 371.6, 750.7, 451.8, 267.0, 154.8, 665.2, 357.6, 408.6, 255.6, 446.8, 208.9, 77.09, 205.8, 123.9, 254.1, 284.9, 493.8, 192.3, 589.5, 502.5, 128.9, 853.9, 952.1, 613.0, 392.9, 546.3, 66.47, 44.49], "yaxis": "y2"}], "layout": {"annotations": [{"font": {"size": 16}, "showarrow": false, "text": "Numerical Variability (σ<sub>num</sub>)", "x": 0.23, "xanchor": "center", "xref": "paper", "y": 1.0, "yanchor": "bottom", "yref": "paper"}, {"font": {"size": 16}, "showarrow": false, "text": "Population Variability (σ<sub>anat</sub>)", "x": 0.77, "xanchor": "center", "xref": "paper", "y": 1.0, "yanchor": "bottom", "yref": "paper"}], "font": {"size": 14}, "height": 600, "plot_bgcolor": "white", "title": {"text": "Numerical vs Population Variability for Cortical Area (at baseline)", "x": 0.5}, "width": 1400, "xaxis": {"anchor": "y", "domain": [0.0, 0.46], "linecolor": "black", "linewidth": 1, "showline": true, "tickangle": 45, "ticks": "outside"}, "xaxis2": {"anchor": "y2", "domain": [0.54, 1.0], "linecolor": "black", "linewidth": 1, "showline": true, "tickangle": 45}, "yaxis": {"anchor": "x", "domain": [0.0, 1.0], "exponentformat": "power", "linecolor": "black", "linewidth": 1, "showline": true, "ticks": "outside", "title": {"text": "Standard Deviation"}, "type": "log"}, "yaxis2": {"anchor": "x2", "domain": [0.0, 1.0], "exponentformat": "power", "linecolor": "black", "linewidth": 1, "matches": "y", "showline": true, "showticklabels": false, "title": {"text": "Standard Deviation"}, "type": "log"}}}
